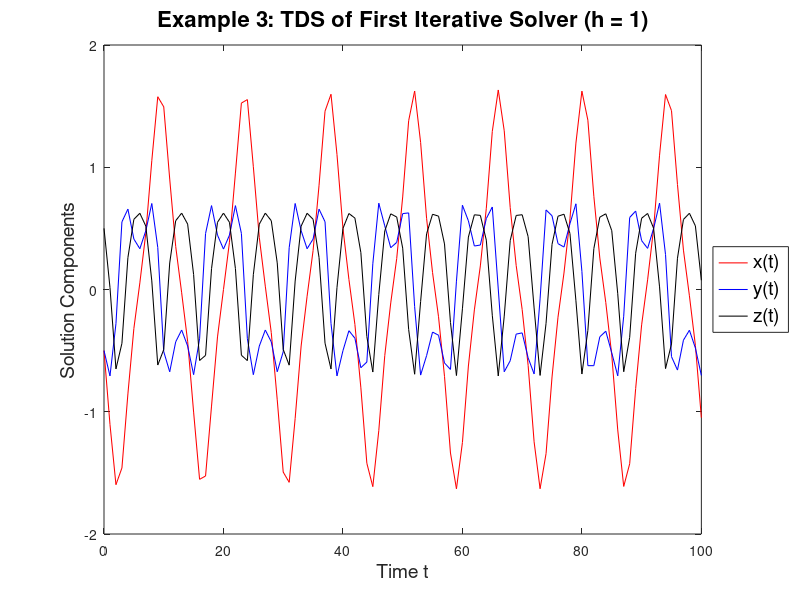
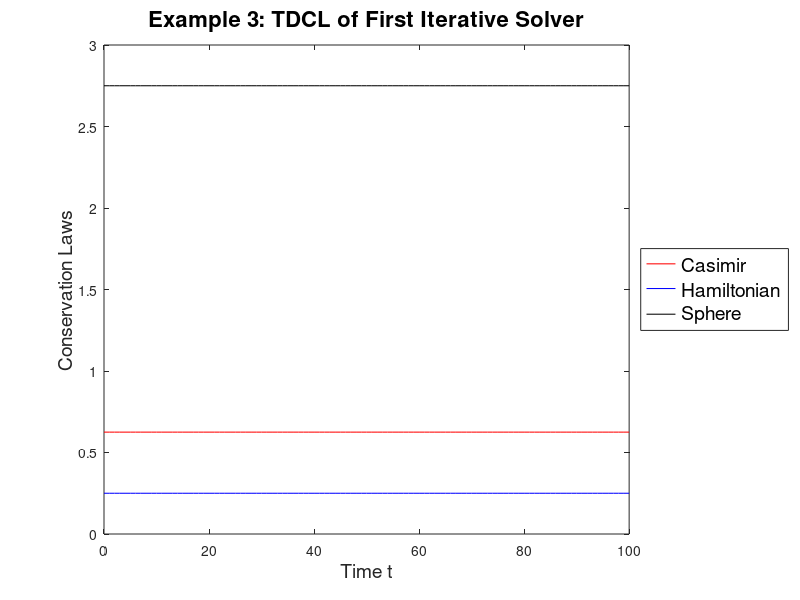

The MATLAB source for these figures, in order:
% Fixed-Point Iteration For Non-Linear, Three-Dimensional
% ODE-System Of Maxwell-Bloch Equations

% Step 1: Setup Of Initial Conditions

x_null = -0.5;
y_null = -0.5;
z_null = 0.5;
R      = sqrt(x_null^2+y_null^2+(z_null+1)^2);
t_max  = 1/(R+1);% (2/(sqrt(17)*(R+1))) (Frobenius norm)

% Step 2: Initialization Of Fixed-Point Solution Procedure

h      = 1;
T      = 100;
t      = 0:h:T;

x      = zeros(length(t),1);
y      = zeros(length(t),1);
z      = zeros(length(t),1);
x(1)   = x_null;
y(1)   = y_null;
z(1)   = z_null;

N_max  = 200; % Maximal Number of Iterations

for j = 1:1:(length(t)-1)
  x_help    = zeros((N_max+1),1);
  y_help    = zeros((N_max+1),1);
  z_help    = zeros((N_max+1),1);
  x_help(1) = x(j);
  y_help(1) = y(j);
  z_help(1) = z(j);
  for k = 1:1:N_max
    x_help(k+1) = x(j) + (h/2)*(y(j)+y_help(k));
    y_help(k+1) = y(j) + (h/4)*(x(j)+x_help(k))*(z(j)+z_help(k));
    z_help(k+1) = z(j) - (h/4)*(x(j)+x_help(k))*(y(j)+y_help(k));
  endfor
  x(j+1) = x_help(end);
  y(j+1) = y_help(end);
  z(j+1) = z_help(end);
endfor

% Step 3: Plotting Of Solutions

figure(1)
plot(t, x, 'color', 'red', 'linewidth', 0.75)
hold on
plot(t, y, 'color', 'blue', 'linewidth', 0.75)
hold on
plot(t, z, 'color', 'black', 'linewidth', 0.75)
hold off
xlabel('Time t', 'fontsize', 14)
ylabel('Solution Components', 'fontsize', 14)
title('Example 3: TDS of First Iterative Solver (h = 1)', 'fontsize', 16)
legend({'x(t)', 'y(t)', 'z(t)'}, 'fontsize', 14, 'location', 'eastoutside')

figure(2)
plot(t,((x.^2)/2+z), 'color', 'red', 'linewidth', 0.75)
hold on
plot(t,(((y.^2)/2)+((z.^2)/2)), 'color', 'blue', 'linewidth', 0.75)
hold on
plot(t,((x.^2)+(y.^2)+((z+1).^2)), 'color', 'black', 'linewidth', 0.75)
hold off
xlabel('Time t', 'fontsize', 14)
ylabel('Conservation Laws', 'fontsize', 14)
title('Example 3: TDCL of First Iterative Solver', 'fontsize', 16)
legend({'Casimir', 'Hamiltonian', 'Sphere'}, 'fontsize', 14, 'location', 'eastoutside')

A_fit = ((x.^2)/2+z) - ((x_null^2)/2+z_null);
B_fit = (((y.^2)/2)+((z.^2)/2)) - ((y_null^2/2)+(z_null^2/2));
C_fit = ((x.^2)+(y.^2)+((z+1).^2)) - (x_null^2+y_null^2+(z_null+1)^2);
